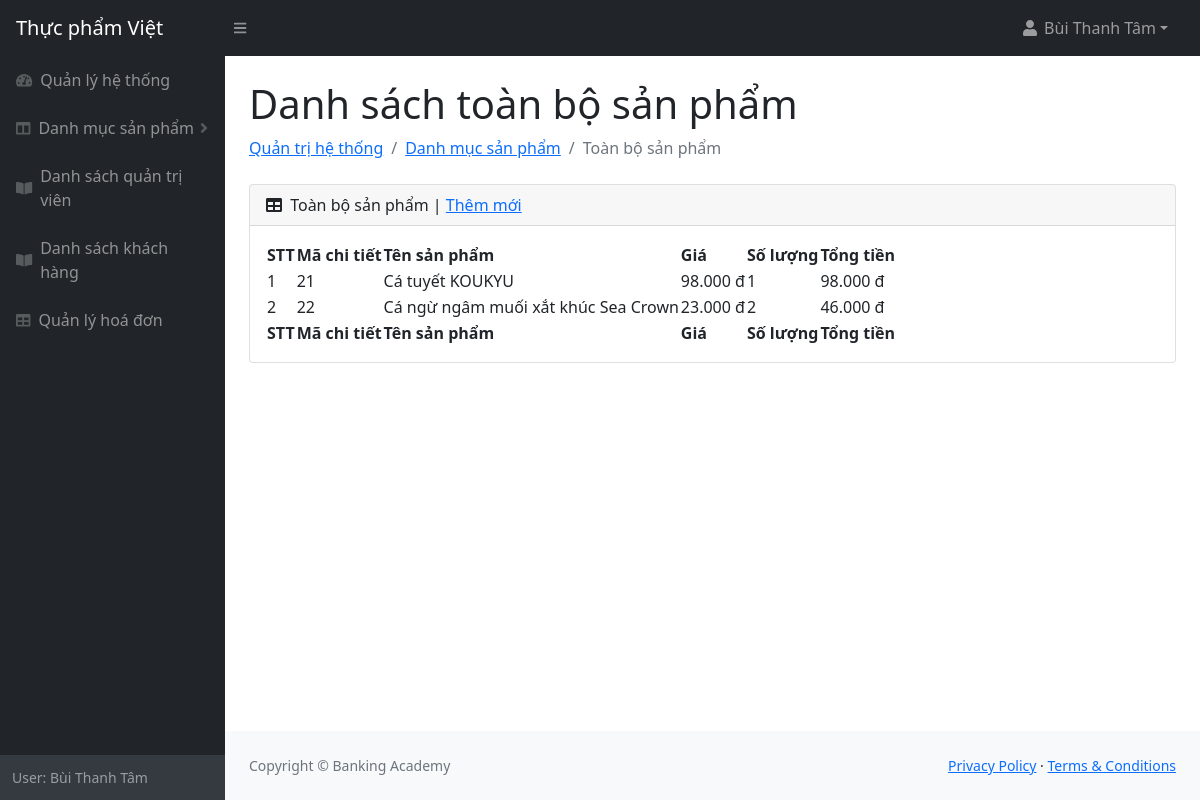
/admin/chitiethoadon.php?id=15 (signed in), run on the app's committed database.
### tables this page shows
CREATE TABLE `tbl_giohang` (
  `giohang_id` int(11) NOT NULL,
  `sanpham_id` int(11) NOT NULL,
  `hoadon_id` int(11) DEFAULT NULL,
  `so_luong` int(11) NOT NULL
);

CREATE TABLE `tbl_sanpham` (
  `sanpham_id` int(11) NOT NULL,
  `ten_sanpham` varchar(50) NOT NULL,
  `loaisanpham_id` int(11) NOT NULL,
  `gia` int(11) NOT NULL,
  `so_luong` int(11) NOT NULL,
  `anh` varchar(100) NOT NULL,
  `mo_ta` text DEFAULT NULL
);

### admin/chitiethoadon.php (the view, shortened to what this page needs)
<!DOCTYPE html>
<html lang="en">
    <head>
        <link href="https://cdn.jsdelivr.net/npm/simple-datatables@latest/dist/style.css" rel="stylesheet" />
        <link href="css/styles.css" rel="stylesheet" />
    </head>
    <body class="sb-nav-fixed">
        <?php
        include("slide.php");
        ?>
            <div id="layoutSidenav_content">
                <main>
                    <div class="container-fluid px-4">
                        <h1 class="mt-4">Danh sách toàn bộ sản phẩm</h1>
                        <ol class="breadcrumb mb-4">
                            <li class="breadcrumb-item"><a href="index.php">Quản trị hệ thống</a></li>
                            <li class="breadcrumb-item"><a href="danhmuc.php">Danh mục sản phẩm</a></li>
                            <li class="breadcrumb-item active">Toàn bộ sản phẩm</li>
                        </ol>
                        <div class="card mb-4">
                            <div class="card-header">
                                <i class="fas fa-table me-1"></i>
                                Toàn bộ sản phẩm | <a href="themmoisanpham.php">Thêm mới</a>
                            </div>
                            <div class="card-body">
                                <table id="datatablesSimple">
                                    <thead>
                                        <tr>
                                            <th>STT</th>
                                            <th>Mã chi tiết</th>
                                            <th>Tên sản phẩm</th>
                                            <th>Giá</th>
                                            <th>Số lượng</th>
                                            <th>Tổng tiền</th>
                                        </tr>
                                    </thead>
                                    <tfoot>
                                        <tr>
                                            <th>STT</th>
                                            <th>Mã chi tiết</th>
                                            <th>Tên sản phẩm</th>
                                            <th>Giá </th>
                                            <th>Số lượng</th>
                                            <th>Tổng tiền</th>
                                        </tr>
                                    </tfoot>
                                    <tbody>
                                    <?php
                                        $hoadon_id=$_GET['id'];
                                        $sql1 = "
                                                  SELECT tbl_giohang.giohang_id,tbl_sanpham.ten_sanpham, tbl_sanpham.gia,tbl_giohang.so_luong, tbl_sanpham.gia*tbl_giohang.so_luong FROM tbl_sanpham INNER JOIN tbl_giohang ON tbl_sanpham.sanpham_id=tbl_giohang.sanpham_id WHERE tbl_giohang.hoadon_id='".$hoadon_id."'
                                        ";
                                        $ket_qua = mysqli_query($ket_noi, $sql1);
                                        $i=0;
                                        while ($row1 = mysqli_fetch_array($ket_qua)) {
                                            $i++;
                                    ;?>
                                        <tr>
                                            <td><?php echo $i;?></td>
                                            <td><?php echo $row1["giohang_id"];?></td>
                                            <td><?php echo $row1["ten_sanpham"];?></td>
                                            <td><?php echo number_format($row1["gia"], 0, '', '.') ;?> đ</td>
                                            <td><?php echo $row1["so_luong"];?></td>
                                            <td><?php echo number_format($row1["tbl_sanpham.gia*tbl_giohang.so_luong"], 0, '', '.') ;?> đ</td>
                                        </tr>
                                    <?php
                                        }
                                    ;?>
                                    </tbody>
                                </table>
                            </div>
                        </div>
                    </div>
                </main>
                <footer class="py-4 bg-light mt-auto">
                    <div class="container-fluid px-4">
                        <div class="d-flex align-items-center justify-content-between small">
                            <div class="text-muted">Copyright &copy; Banking Academy</div>
                            <div>
                                <a href="#">Privacy Policy</a>
                                &middot;
                                <a href="#">Terms &amp; Conditions</a>
                            </div>
                        </div>
                    </div>
                </footer>
            </div>
        </div>
    </body>
</html>

### data on the page
tbl_giohang: giohang_id "21", sanpham.ten_sanpham "Cá tuyết KOUKYU", sanpham.gia "98.000", so_luong "1", tbl_sanpham "98.000"
tbl_giohang: giohang_id "22", sanpham.ten_sanpham "Cá ngừ ngâm muối xắt khúc Sea Crown", sanpham.gia "23.000", so_luong "2", tbl_sanpham "46.000"

### other printed values
$_SESSION['ten_admin'] "Bùi Thanh Tâm"
